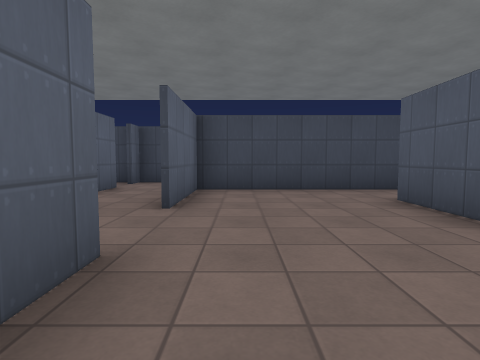
view 1 (above)

24 first-person views from a walk through a 3-D level made in the Godot game engine. The camera is 1.2 m above the floor, tilts 4° down and sees 80° across. The floor is counted in squares, 2 m on a side. Each view is taken from the middle of a square. On the plan, view 1 faces up. The plan holds only what a view shows up to about 9 squares ahead; the rest is blank. Surface patterns are stand-ins for the level's own textures.

view 2
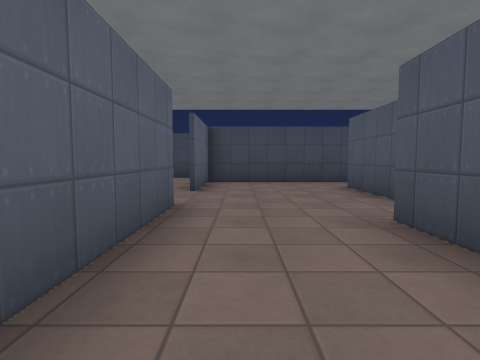

view 3
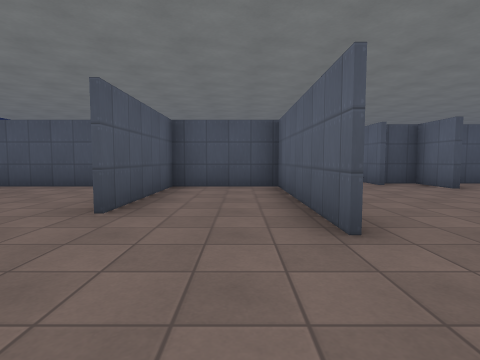

view 4
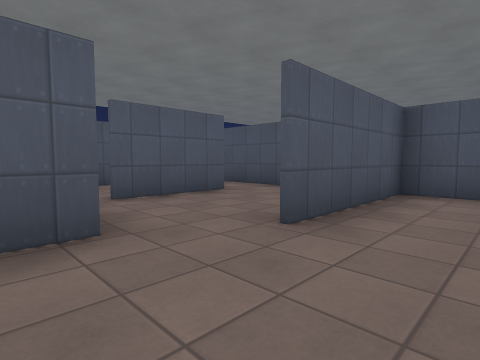

view 5
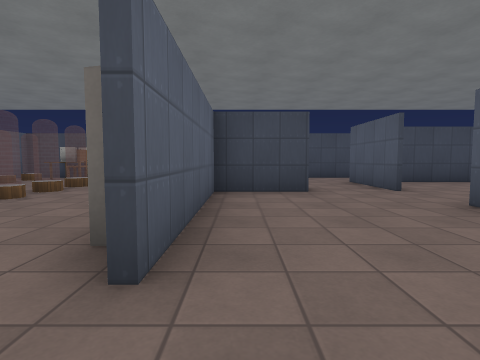

view 6
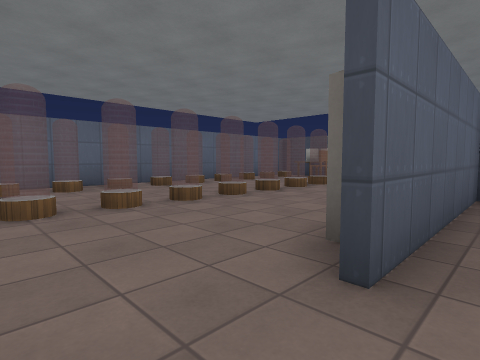

view 7
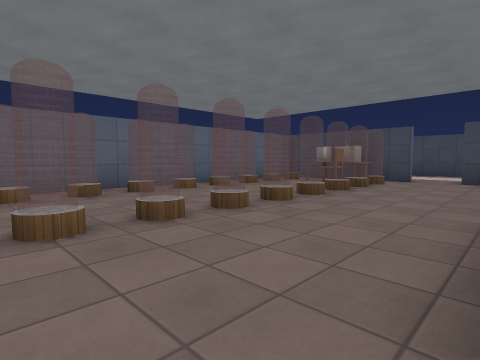

view 8
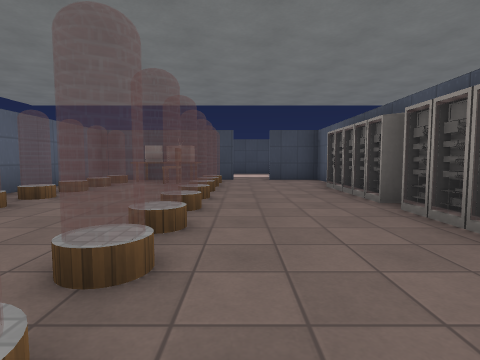

view 9
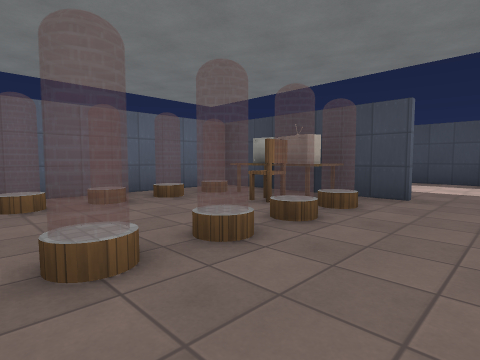

view 10
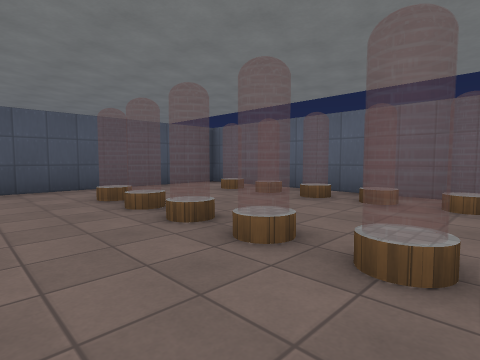

view 11
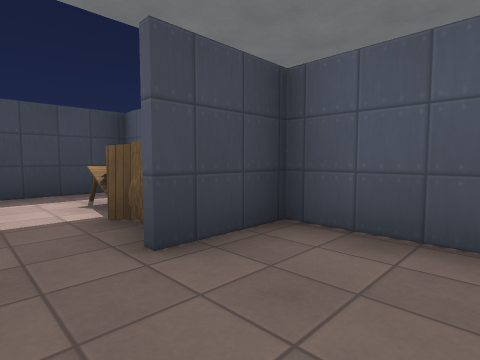

view 12
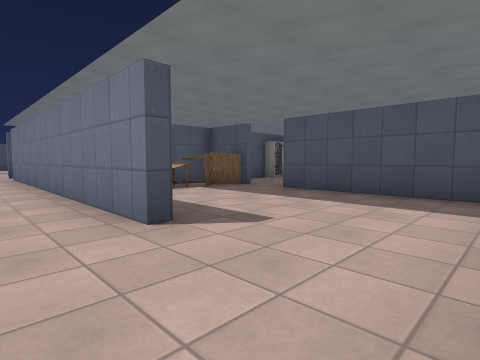

view 13
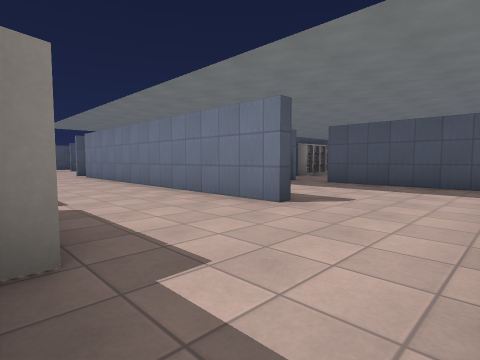

view 14
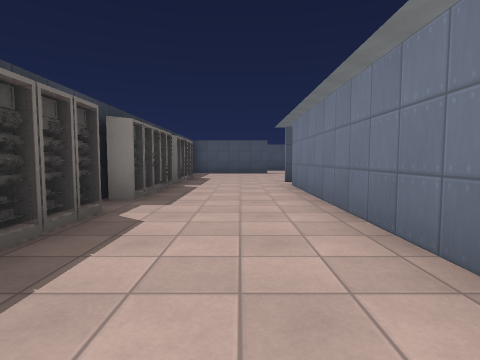

view 15
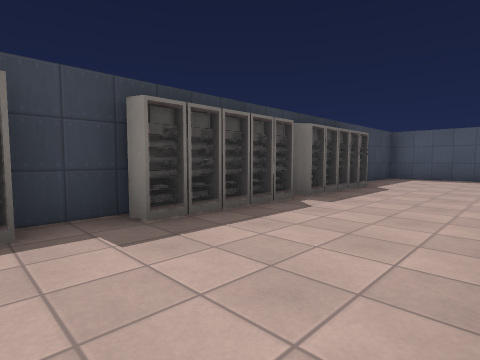

view 16
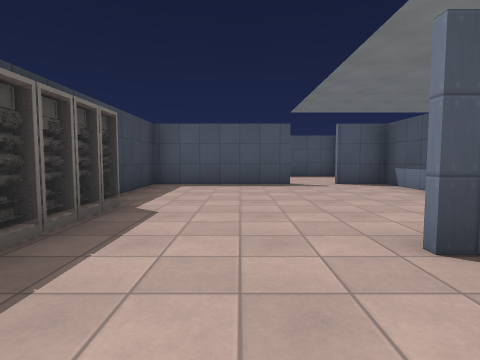

view 17
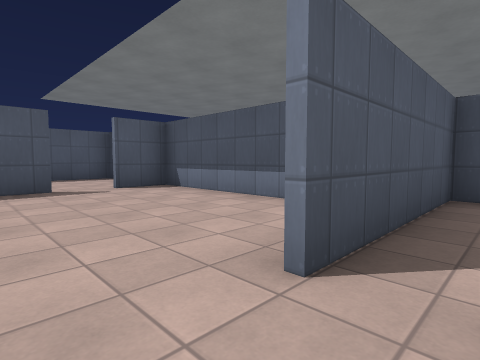

view 18
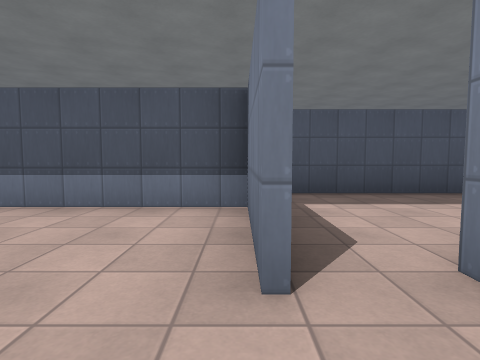

view 19
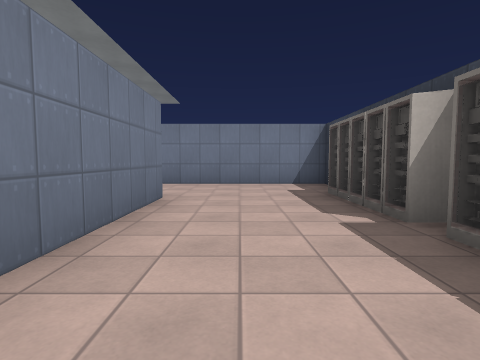

view 20
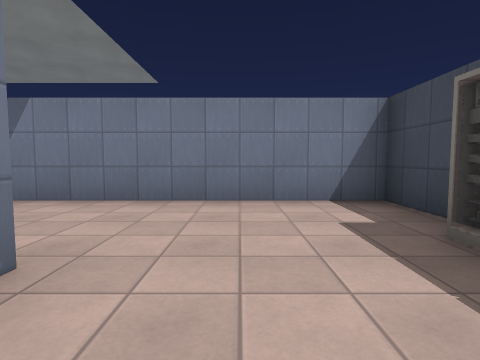

view 21
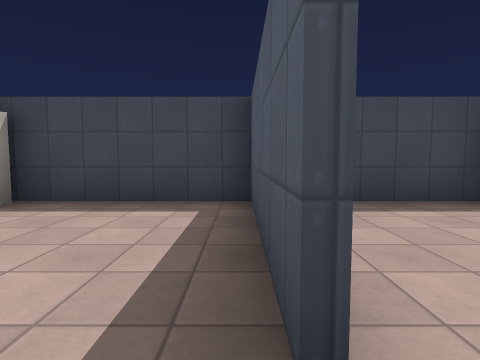

view 22
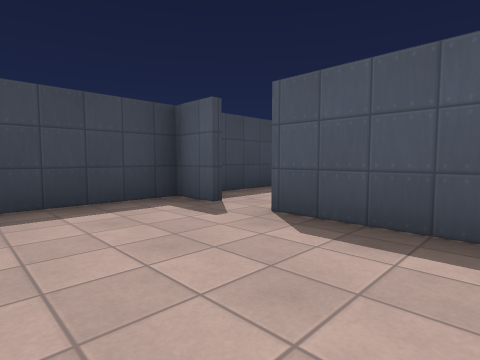

view 23
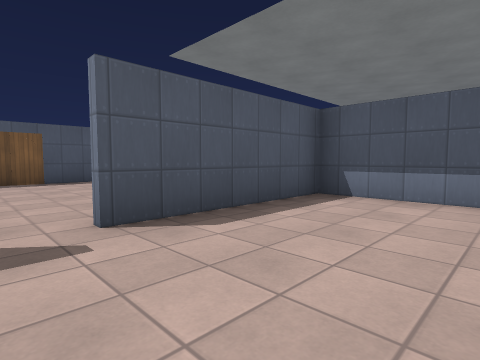

view 24
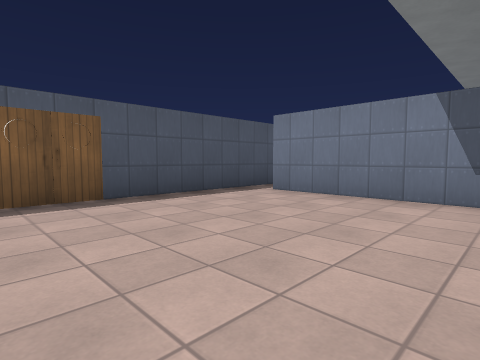

### Floor plan
Ten units are one square. View 1 is at (0, 0); x grows to the right and y downward. Boxes are objects, and circles mark ways between rooms. Rooms are numbered by the first view taken in them; rooms with no view inside come last. Other rooms are left out.
<svg viewBox="-117 -160 277 203">
<path fill="none" stroke="#000" d="M24 -21 24 -35M-9 -19 -9 25 15 25 15 -9M24 -35 24 -44M32 -58 -9 -58 -9 -35M-26 -34 -45 -34 -45 -21M-45 20 -45 33 -36 33M-33 28 -33 38M-10 -35 -10 -60M-27 -62 -27 -54M-75 33 -56 33M-61 -78 -46 -78M-46 -61 -46 -78M-91 -77 -112 -77 -112 33 -75 33M-31 -78 8 -78 8 -119M-50 -115 -81 -115M-28 -151 -36 -151M9 -119 9 -94 62 -94 62 -106M-86 -114 -86 -118 -1 -118M-99 -151 -112 -151 -112 -96M-106 -78 -95 -78M62 -116 62 -151 28 -151M96 -141 96 -151 72 -151M74 -94 96 -94 96 -131M122 -151 106 -151M114 -94 148 -94M155 -94 155 -136"/>
<rect x="-55" y="-5" width="10" height="10" fill="#bbb"><title>server</title></rect>
<rect x="-55" y="-15" width="10" height="10" fill="#bbb"><title>server</title></rect>
<rect x="-55" y="-25" width="10" height="10" fill="#bbb"><title>server</title></rect>
<rect x="-55" y="-35" width="10" height="10" fill="#bbb"><title>server</title></rect>
<rect x="-55" y="-45" width="10" height="10" fill="#bbb"><title>server</title></rect>
<rect x="-55" y="-55" width="10" height="10" fill="#bbb"><title>server</title></rect>
<rect x="-105" y="-75" width="10" height="10" fill="#bbb"><title>monitor</title></rect>
<rect x="-95" y="-65" width="10" height="10" fill="#bbb"><title>chair</title></rect>
<rect x="-95" y="-75" width="20" height="10" fill="#bbb"><title>TV</title></rect>
<rect x="-65" y="-95" width="10" height="10" fill="#bbb"><title>table</title></rect>
<rect x="-55" y="-105" width="10" height="20" fill="#bbb"><title>table</title></rect>
<rect x="-95" y="-155" width="10" height="10" fill="#bbb"><title>server</title></rect>
<rect x="-85" y="-155" width="10" height="10" fill="#bbb"><title>server</title></rect>
<rect x="-75" y="-155" width="10" height="10" fill="#bbb"><title>server</title></rect>
<rect x="-65" y="-155" width="10" height="10" fill="#bbb"><title>server</title></rect>
<rect x="-55" y="-155" width="10" height="10" fill="#bbb"><title>server</title></rect>
<rect x="-45" y="-155" width="10" height="10" fill="#bbb"><title>server</title></rect>
<rect x="-25" y="-155" width="10" height="10" fill="#bbb"><title>server</title></rect>
<rect x="-15" y="-155" width="10" height="10" fill="#bbb"><title>server</title></rect>
<rect x="-5" y="-155" width="10" height="10" fill="#bbb"><title>server</title></rect>
<rect x="5" y="-155" width="10" height="10" fill="#bbb"><title>server</title></rect>
<rect x="15" y="-155" width="10" height="10" fill="#bbb"><title>server</title></rect>
<rect x="25" y="-155" width="10" height="10" fill="#bbb"><title>server</title></rect>
<circle cx="5" cy="-40" r="3" fill="#2a7"/>
<circle cx="-10" cy="-25" r="3" fill="#2a7"/>
<circle cx="-65" cy="-55" r="3" fill="#2a7"/>
<circle cx="-80" cy="-20" r="3" fill="#2a7"/>
<circle cx="-80" cy="15" r="3" fill="#2a7"/>
<circle cx="-83" cy="-90" r="3" fill="#2a7"/>
<circle cx="0" cy="-110" r="3" fill="#2a7"/>
<circle cx="60" cy="-110" r="3" fill="#2a7"/>
<circle cx="100" cy="-140" r="3" fill="#2a7"/>
<text x="10" y="-10">1</text>
<text x="10" y="-50">2</text>
<text x="-40" y="-10">3</text>
<text x="-70" y="-60">4</text>
<text x="-30" y="-130">5</text>
<text x="80" y="-130">6</text>
<text x="130" y="-130">7</text>
</svg>
Room 1 opens to room 2. Room 1 opens to room 3. Room 3 opens to room 4. Room 4 opens to room 5. Room 5 opens to room 6. Room 6 opens to room 7.

Where each view was taken, in squares from view 1:
view 1: 0 up, 0 right, facing up
view 2: 2 down, 0 right, facing up
view 3: 4 up, 0 right, facing down
view 4: 3 up, 0 right, facing down-right
view 5: 2 down, 4 left, facing up
view 6: 2 down, 4 left, facing up-left
view 7: 1 down, 5 left, facing up-left
view 8: 1 down, 7 left, facing up
view 9: 3 up, 6 left, facing up-left
view 10: 3 up, 6 left, facing down-left
view 11: 6 up, 7 left, facing up-right
view 12: 13 up, 11 left, facing down-right
view 13: 15 up, 11 left, facing down-right
view 14: 13 up, 7 left, facing right
view 15: 12 up, 4 left, facing up-right
view 16: 13 up, 1 left, facing right
view 17: 13 up, 0 right, facing down-right
view 18: 13 up, 1 right, facing down
view 19: 13 up, 4 left, facing left
view 20: 13 up, 7 left, facing left
view 21: 11 up, 6 right, facing up
view 22: 11 up, 7 right, facing up-right
view 23: 14 up, 7 right, facing down-right
view 24: 14 up, 11 right, facing down-right
